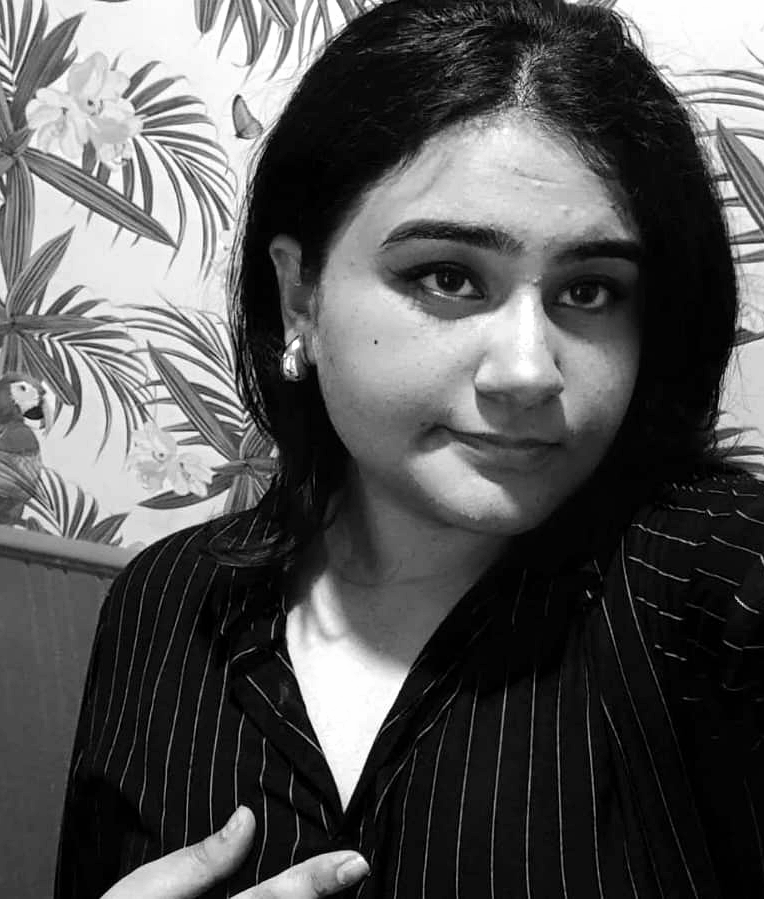
#> input picture assets/source-prepped.png, 764 x 899 px
$ python make_ascii_svg.py
#> lines starting #> are read from the running program, lines starting #| are printed output that depends on the picture
#!/usr/bin/env python3
"""
Converts assets/source-prepped.png into a monochrome animated ASCII SVG portrait.
If no prepped image is found, generates a modern terminal photo-module placeholder SVG ("PHOTO_MODULE: awaiting input").
Output: ascii-profile.svg
"""

import sys
import os

RAMP = " .`:-=+*cs#%@" # Bright (sparse space) -> Dark (dense char)

def generate_ascii_from_image(image_path, svg_output_path):
#> called with image_path = 'assets/source-prepped.png', svg_output_path = 'ascii-profile.svg'
    try:
        from PIL import Image
    except ImportError:
        print("PIL/Pillow not installed. Cannot process image.")
        return False

    img = Image.open(image_path).convert("L")
#> img is the input picture: PIL image 764x899 L; min 0, max 254, mean 86.8

    target_cols = 60
    aspect_ratio = 0.55
    width, height = img.size
#> width = 764; height = 899
    target_rows = int((height / width) * target_cols * aspect_ratio)
#> target_rows = 38

    img_resized = img.resize((target_cols, target_rows))
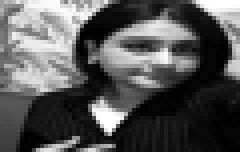
#> img_resized: PIL image 60x38 L (shown 4 times larger); min 0, max 255, mean 86.7
    pixels = img_resized.load()

    lines = []
    ramp_len = len(RAMP)
    for y in range(target_rows):
        line_chars = []
        for x in range(target_cols):
            val = pixels[x, y]
            char_idx = int((val / 255.0) * (ramp_len - 1))
            char = RAMP[char_idx]
            line_chars.append("&#160;" if char == " " else char)
        lines.append("".join(line_chars))
#> after the loop, lines = 38 items

    render_ascii_svg(lines, svg_output_path, is_placeholder=False)
    return True

def generate_placeholder_svg(svg_output_path):
    placeholder_terminal = [
        "┌──────────────────────────────────────┐",
        "│  [ PHOTO_MODULE ]                    │",
        "│  status : awaiting_input             │",
        "│  mode   : terminal_ascii_v2          │",
        "├──────────────────────────────────────┤",
        "│                                      │",
        "│     • Place photo in assets/         │",
        "│     • Run scripts/prep_photo.py      │",
        "│     • Run scripts/make_ascii_svg.py  │",
        "│                                      │",
        "└──────────────────────────────────────┘"
    ]
    render_ascii_svg(placeholder_terminal, svg_output_path, is_placeholder=True)

def render_ascii_svg(lines, output_path, is_placeholder=False):
#> called with output_path = 'ascii-profile.svg', is_placeholder = False
    width = 350
    height = 320

    svg_lines = []
    svg_lines.append(f'<svg xmlns="http://www.w3.org/2000/svg" viewBox="0 0 {width} {height}" width="{width}" height="{height}">')
    svg_lines.append('<defs>')
    svg_lines.append('''
        <style>
            .bg { fill: #0d1117; rx: 8px; ry: 8px; }
            .card-border { stroke: #30363d; stroke-width: 1px; fill: none; rx: 8px; ry: 8px; }
            .title-bar { fill: #161b22; rx: 8px; ry: 8px; }
            .dot-red { fill: #ff5f56; }
            .dot-yellow { fill: #ffbd2e; }
            .dot-green { fill: #27c93f; }
            .title-text { font-family: ui-monospace, SFMono-Regular, Consolas, monospace; font-size: 11px; fill: #8b949e; }

            .ascii-text {
                font-family: ui-monospace, SFMono-Regular, Consolas, monospace;
                font-size: 8px;
                fill: #39d353;
                white-space: pre;
                letter-spacing: 1px;
            }
            .placeholder-text {
                font-family: ui-monospace, SFMono-Regular, Consolas, monospace;
                font-size: 11px;
                fill: #8b949e;
                white-space: pre;
            }
            .highlight-green { fill: #39d353; font-weight: bold; }
            .highlight-blue { fill: #58a6ff; }

            /* CRITICAL FIX: opacity defaults to 1 so SVG renders instantly on GitHub */
            .row { opacity: 1; animation: rowFadeIn 0.3s ease-out; }
            @keyframes rowFadeIn {
                from { opacity: 0.3; transform: translateY(2px); }
                to { opacity: 1; transform: translateY(0); }
            }
        </style>
    ''')
    svg_lines.append('</defs>')

    # Background card
    svg_lines.append(f'<rect class="bg" width="{width}" height="{height}" />')
    svg_lines.append(f'<rect class="card-border" width="{width - 1}" height="{height - 1}" x="0.5" y="0.5" />')

    # Top Terminal Window Header
    svg_lines.append(f'<rect class="title-bar" width="{width}" height="28" />')
    svg_lines.append('<circle cx="16" cy="14" r="4.5" class="dot-red" />')
    svg_lines.append('<circle cx="28" cy="14" r="4.5" class="dot-yellow" />')
    svg_lines.append('<circle cx="40" cy="14" r="4.5" class="dot-green" />')

    title = "ascii-portrait.sh" if not is_placeholder else "photo-module.sh"
    svg_lines.append(f'<text x="54" y="18" class="title-text">{title}</text>')

    start_y = 56
    line_height = 18 if is_placeholder else 7

    for idx, line in enumerate(lines):
        delay = round(0.04 + idx * 0.03, 2)
        y_pos = start_y + idx * line_height

        css_class = "placeholder-text" if is_placeholder else "ascii-text"
        if is_placeholder:
            if "PHOTO_MODULE" in line or "status" in line:
                css_class += " highlight-green"
            elif "mode" in line:
                css_class += " highlight-blue"

        svg_lines.append(
            f'<text x="18" y="{y_pos}" class="{css_class} row" style="animation-delay: {delay}s;">{line}</text>'
        )
#> this loop made 38 passes
#> (delay, y_pos) on passes 1 to 12: (0.04, 56), (0.07, 63), (0.1, 70), (0.13, 77), (0.16, 84), (0.19, 91), (0.22, 98), (0.25, 105), (0.28, 112), (0.31, 119), (0.34, 126), (0.37, 133)
#> after the loop, svg_lines = 49 items

    svg_lines.append('</svg>')

    with open(output_path, "w", encoding="utf-8") as f:
        f.write("\n".join(svg_lines))

    print(f"Generated ASCII profile SVG at: {output_path}")

def main():
    script_dir = os.path.dirname(os.path.abspath(__file__))
    project_root = os.path.abspath(os.path.join(script_dir, ".."))
    prepped_image = os.path.join(project_root, "assets", "source-prepped.png")
    svg_output = os.path.join(project_root, "ascii-profile.svg")

    if os.path.exists(prepped_image):
        print(f"Found prepped image at {prepped_image}. Converting to ASCII SVG...")
        success = generate_ascii_from_image(prepped_image, svg_output)
        if not success:
            generate_placeholder_svg(svg_output)
    else:
        print("No prepped photo found in assets/source-prepped.png.")
        print("Generating terminal photo-module placeholder SVG.")
        generate_placeholder_svg(svg_output)

if __name__ == "__main__":
    main()
